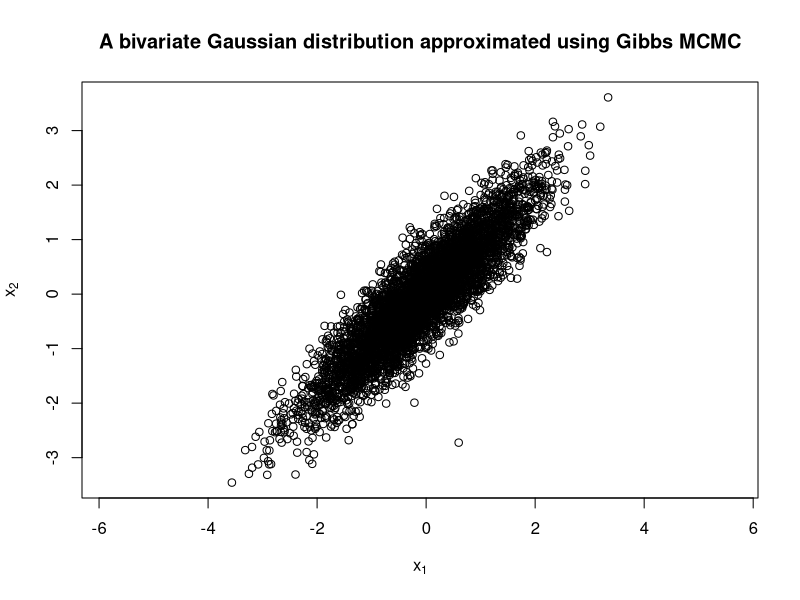

Recreate this plot in R.

## Set parameters of the bivarate Gaussian distribution.
# Means
mu = c(0,0)
# Covariance \rho
rho = 0.9

# Number of sweeps (in one sweep, all parameters are updated once). Watch how your results become more accurate when you increase this value!
niter = 5000

# Create a matrix to store the results in. The matrix has size niter x 2, because we store a value for x_1 and for x_2 at each iteration.
samples = matrix(0L, nrow=niter, ncol=2)

# Set the initial conditions. The function 'runif' gives a random number from the uniform distribution between 'min' and 'max'.
samples[1,] = runif(2, min=-3, max=3)

# Loop over n-1 iterations.
for (iter in 2:niter) {
  # This is where you come in!
  
    # Find the *most recent* value for the *other* x (so x_{not i}).
    x1 = samples[iter-1,1]
    x2 = samples[iter-1,2]

    # Draw a new value for x_i, given x_{not i}, using Equation 4 in the exercise.
    x1 = rnorm(1, rho*x2, sqrt(1-rho^2))
    x2 = rnorm(1, rho*x1, sqrt(1-rho^2))
    
    # Store the new value in the samples matrix.
    samples[iter,] = c(x1,x2)
}


# The code below provides a scatter plot for your results. Include this in your solution.
x1 = samples[,1]
x2 = samples[,2]
plot(x1, x2, asp=1, xlab=expression('x'[1]), ylab=expression('x'[2]))
title('A bivariate Gaussian distribution approximated using Gibbs MCMC')